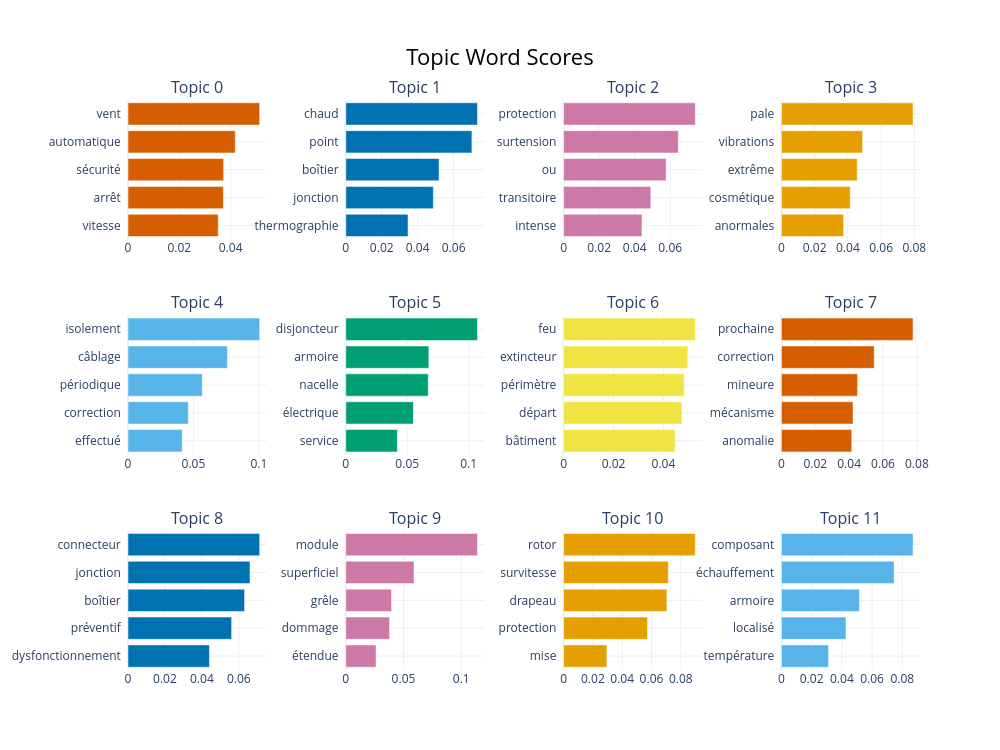

Notebook code cell kept with this figure:
### Code cell
topic_model.visualize_barchart(top_n_topics=12)

### Figure 1 — Plotly figure (JSON) as saved in the notebook; plotly's stock layout.template omitted (floating-point values rounded to 4 significant figures)
{"data": [{"marker": {"color": "#D55E00"}, "orientation": "h", "type": "bar", "x": [0.03516, 0.03716, 0.03727, 0.04181, 0.05132], "xaxis": "x", "y": ["vitesse  ", "arrêt  ", "sécurité  ", "automatique  ", "vent  "], "yaxis": "y"}, {"marker": {"color": "#0072B2"}, "orientation": "h", "type": "bar", "x": [0.03462, 0.0487, 0.0519, 0.07018, 0.07328], "xaxis": "x2", "y": ["thermographie  ", "jonction  ", "boîtier  ", "point  ", "chaud  "], "yaxis": "y2"}, {"marker": {"color": "#CC79A7"}, "orientation": "h", "type": "bar", "x": [0.04409, 0.04904, 0.05767, 0.06453, 0.07407], "xaxis": "x3", "y": ["intense  ", "transitoire  ", "ou  ", "surtension  ", "protection  "], "yaxis": "y3"}, {"marker": {"color": "#E69F00"}, "orientation": "h", "type": "bar", "x": [0.03743, 0.04142, 0.04563, 0.04885, 0.07924], "xaxis": "x4", "y": ["anormales  ", "cosmétique  ", "extrême  ", "vibrations  ", "pale  "], "yaxis": "y4"}, {"marker": {"color": "#56B4E9"}, "orientation": "h", "type": "bar", "x": [0.04143, 0.04608, 0.05671, 0.07595, 0.1006], "xaxis": "x5", "y": ["effectué  ", "correction  ", "périodique  ", "câblage  ", "isolement  "], "yaxis": "y5"}, {"marker": {"color": "#009E73"}, "orientation": "h", "type": "bar", "x": [0.04197, 0.055, 0.06706, 0.06758, 0.1071], "xaxis": "x6", "y": ["service  ", "électrique  ", "nacelle  ", "armoire  ", "disjoncteur  "], "yaxis": "y6"}, {"marker": {"color": "#F0E442"}, "orientation": "h", "type": "bar", "x": [0.04467, 0.04739, 0.04832, 0.04976, 0.05275], "xaxis": "x7", "y": ["bâtiment  ", "départ  ", "périmètre  ", "extincteur  ", "feu  "], "yaxis": "y7"}, {"marker": {"color": "#D55E00"}, "orientation": "h", "type": "bar", "x": [0.04152, 0.04228, 0.04496, 0.05482, 0.07775], "xaxis": "x8", "y": ["anomalie  ", "mécanisme  ", "mineure  ", "correction  ", "prochaine  "], "yaxis": "y8"}, {"marker": {"color": "#0072B2"}, "orientation": "h", "type": "bar", "x": [0.04408, 0.0561, 0.06311, 0.06603, 0.07127], "xaxis": "x9", "y": ["dysfonctionnement  ", "préventif  ", "boîtier  ", "jonction  ", "connecteur  "], "yaxis": "y9"}, {"marker": {"color": "#CC79A7"}, "orientation": "h", "type": "bar", "x": [0.02622, 0.03789, 0.0396, 0.05909, 0.1141], "xaxis": "x10", "y": ["étendue  ", "dommage  ", "grêle  ", "superficiel  ", "module  "], "yaxis": "y10"}, {"marker": {"color": "#E69F00"}, "orientation": "h", "type": "bar", "x": [0.02955, 0.05732, 0.07049, 0.07151, 0.08988], "xaxis": "x11", "y": ["mise  ", "protection  ", "drapeau  ", "survitesse  ", "rotor  "], "yaxis": "y11"}, {"marker": {"color": "#56B4E9"}, "orientation": "h", "type": "bar", "x": [0.03123, 0.04272, 0.05159, 0.0746, 0.08712], "xaxis": "x12", "y": ["température  ", "localisé  ", "armoire  ", "échauffement  ", "composant  "], "yaxis": "y12"}], "layout": {"annotations": [{"font": {"size": 16}, "showarrow": false, "text": "Topic 0", "x": 0.0875, "xanchor": "center", "xref": "paper", "y": 1, "yanchor": "bottom", "yref": "paper"}, {"font": {"size": 16}, "showarrow": false, "text": "Topic 1", "x": 0.3625, "xanchor": "center", "xref": "paper", "y": 1, "yanchor": "bottom", "yref": "paper"}, {"font": {"size": 16}, "showarrow": false, "text": "Topic 2", "x": 0.6375, "xanchor": "center", "xref": "paper", "y": 1, "yanchor": "bottom", "yref": "paper"}, {"font": {"size": 16}, "showarrow": false, "text": "Topic 3", "x": 0.9125, "xanchor": "center", "xref": "paper", "y": 1, "yanchor": "bottom", "yref": "paper"}, {"font": {"size": 16}, "showarrow": false, "text": "Topic 4", "x": 0.0875, "xanchor": "center", "xref": "paper", "y": 0.6222, "yanchor": "bottom", "yref": "paper"}, {"font": {"size": 16}, "showarrow": false, "text": "Topic 5", "x": 0.3625, "xanchor": "center", "xref": "paper", "y": 0.6222, "yanchor": "bottom", "yref": "paper"}, {"font": {"size": 16}, "showarrow": false, "text": "Topic 6", "x": 0.6375, "xanchor": "center", "xref": "paper", "y": 0.6222, "yanchor": "bottom", "yref": "paper"}, {"font": {"size": 16}, "showarrow": false, "text": "Topic 7", "x": 0.9125, "xanchor": "center", "xref": "paper", "y": 0.6222, "yanchor": "bottom", "yref": "paper"}, {"font": {"size": 16}, "showarrow": false, "text": "Topic 8", "x": 0.0875, "xanchor": "center", "xref": "paper", "y": 0.2444, "yanchor": "bottom", "yref": "paper"}, {"font": {"size": 16}, "showarrow": false, "text": "Topic 9", "x": 0.3625, "xanchor": "center", "xref": "paper", "y": 0.2444, "yanchor": "bottom", "yref": "paper"}, {"font": {"size": 16}, "showarrow": false, "text": "Topic 10", "x": 0.6375, "xanchor": "center", "xref": "paper", "y": 0.2444, "yanchor": "bottom", "yref": "paper"}, {"font": {"size": 16}, "showarrow": false, "text": "Topic 11", "x": 0.9125, "xanchor": "center", "xref": "paper", "y": 0.2444, "yanchor": "bottom", "yref": "paper"}], "height": 750, "hoverlabel": {"bgcolor": "white", "font": {"family": "Rockwell", "size": 16}}, "showlegend": false, "title": {"font": {"color": "Black", "size": 22}, "text": "Topic Word Scores", "x": 0.5, "xanchor": "center", "yanchor": "top"}, "width": 1000, "xaxis": {"anchor": "y", "domain": [0, 0.175], "showgrid": true}, "xaxis10": {"anchor": "y10", "domain": [0.275, 0.45], "showgrid": true}, "xaxis11": {"anchor": "y11", "domain": [0.55, 0.725], "showgrid": true}, "xaxis12": {"anchor": "y12", "domain": [0.825, 1], "showgrid": true}, "xaxis2": {"anchor": "y2", "domain": [0.275, 0.45], "showgrid": true}, "xaxis3": {"anchor": "y3", "domain": [0.55, 0.725], "showgrid": true}, "xaxis4": {"anchor": "y4", "domain": [0.825, 1], "showgrid": true}, "xaxis5": {"anchor": "y5", "domain": [0, 0.175], "showgrid": true}, "xaxis6": {"anchor": "y6", "domain": [0.275, 0.45], "showgrid": true}, "xaxis7": {"anchor": "y7", "domain": [0.55, 0.725], "showgrid": true}, "xaxis8": {"anchor": "y8", "domain": [0.825, 1], "showgrid": true}, "xaxis9": {"anchor": "y9", "domain": [0, 0.175], "showgrid": true}, "yaxis": {"anchor": "x", "domain": [0.7556, 1], "showgrid": true}, "yaxis10": {"anchor": "x10", "domain": [0, 0.2444], "showgrid": true}, "yaxis11": {"anchor": "x11", "domain": [0, 0.2444], "showgrid": true}, "yaxis12": {"anchor": "x12", "domain": [0, 0.2444], "showgrid": true}, "yaxis2": {"anchor": "x2", "domain": [0.7556, 1], "showgrid": true}, "yaxis3": {"anchor": "x3", "domain": [0.7556, 1], "showgrid": true}, "yaxis4": {"anchor": "x4", "domain": [0.7556, 1], "showgrid": true}, "yaxis5": {"anchor": "x5", "domain": [0.3778, 0.6222], "showgrid": true}, "yaxis6": {"anchor": "x6", "domain": [0.3778, 0.6222], "showgrid": true}, "yaxis7": {"anchor": "x7", "domain": [0.3778, 0.6222], "showgrid": true}, "yaxis8": {"anchor": "x8", "domain": [0.3778, 0.6222], "showgrid": true}, "yaxis9": {"anchor": "x9", "domain": [0, 0.2444], "showgrid": true}}}
